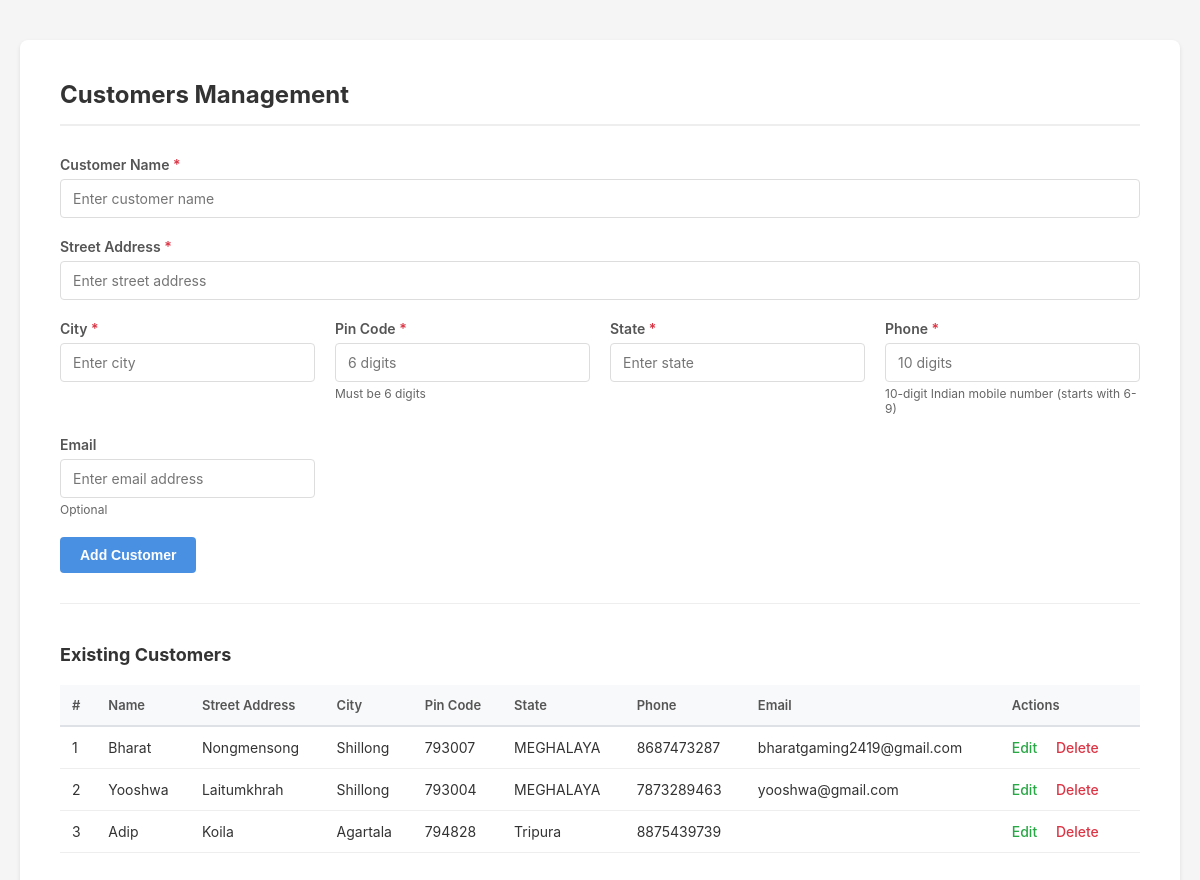
The app's page /customers.php (signed in), older data.
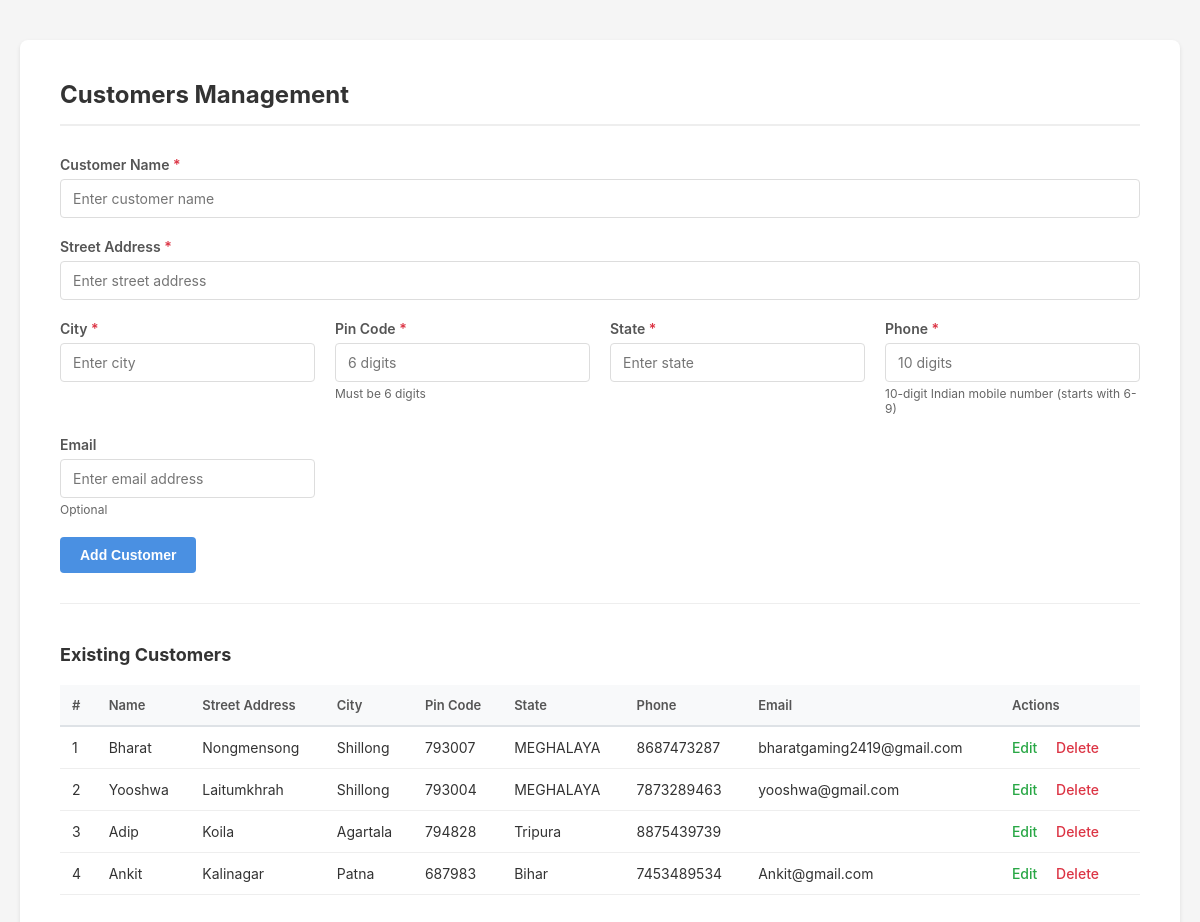
The same page, newer data.
### tables this page shows
CREATE TABLE IF NOT EXISTS `customers` (
  `id` int NOT NULL AUTO_INCREMENT,
  `admin_id` int NOT NULL DEFAULT '1',
  `name` varchar(255) NOT NULL,
  `street_address` varchar(255) DEFAULT NULL,
  `city` varchar(100) DEFAULT NULL,
  `pin_code` varchar(6) DEFAULT NULL,
  `state` varchar(100) DEFAULT NULL,
  `email` varchar(100) DEFAULT NULL,
  `phone` varchar(20) DEFAULT NULL,
  `address` varchar(255) DEFAULT NULL,
  PRIMARY KEY (`id`),
  KEY `idx_customers_admin` (`admin_id`)
);

### customers.php (the view, shortened to what the changed rows need)
<?php
require 'db.php';
$admin_id = $_SESSION['admin_id'];
$stmt = $conn->prepare('SELECT * FROM customers WHERE admin_id = ? ORDER BY id');
$stmt->bind_param('i', $admin_id);
$stmt->execute();
$res = $stmt->get_result();
?>
<!DOCTYPE html>
<html lang="en">
<head>
</head>
<body>
    <div class="container">
        <h2>Customers Management</h2>
        <div class="table-container">
            <table>
                <thead>
                    <tr>
                        <th>#</th>
                        <th>Name</th>
                        <th>Street Address</th>
                        <th>City</th>
                        <th>Pin Code</th>
                        <th>State</th>
                        <th>Phone</th>
                        <th>Email</th>
                        <th>Actions</th>
                    </tr>
                </thead>
                <tbody>
                    <?php if($res && $res->num_rows > 0): ?>
                        <?php $rowNum = 1; ?>
                        <?php while($r = $res->fetch_assoc()): ?>
                        <tr>
                            <td><?= $rowNum++ ?></td>
                            <td><?= htmlspecialchars($r['name']) ?></td>
                            <td><?= htmlspecialchars($r['street_address'] ?? '') ?></td>
                            <td><?= htmlspecialchars($r['city'] ?? '') ?></td>
                            <td><?= htmlspecialchars($r['pin_code'] ?? '') ?></td>
                            <td><?= htmlspecialchars($r['state'] ?? '') ?></td>
                            <td><?= htmlspecialchars($r['phone'] ?? '') ?></td>
                            <td><?= htmlspecialchars($r['email'] ?? '') ?></td>
                            <td>
                                <a href="#"
                                   class="action-link edit"
                                   onclick="openEditModal(<?= $r['id'] ?>, '<?= htmlspecialchars($r['name'], ENT_QUOTES) ?>', '<?= htmlspecialchars($r['street_address'] ?? '', ENT_QUOTES) ?>', '<?= htmlspecialchars($r['city'] ?? '', ENT_QUOTES) ?>', '<?= htmlspecialchars($r['pin_code'] ?? '', ENT_QUOTES) ?>', '<?= htmlspecialchars($r['state'] ?? '', ENT_QUOTES) ?>', '<?= htmlspecialchars($r['phone'] ?? '', ENT_QUOTES) ?>', '<?= htmlspecialchars($r['email'] ?? '', ENT_QUOTES) ?>'); return false;">
                                   Edit
                                </a>
                                <a href="customers.php?delete=<?= $r['id'] ?>"
                                   class="action-link"
                                   onclick="return confirm('Delete this customer?')">
                                   Delete
                                </a>
                            </td>
                        </tr>
                        <?php endwhile; ?>
                    <?php else: ?>
                        <tr>
                            <td colspan="9" class="no-data">No customers found.</td>
                        </tr>
                    <?php endif; ?>
                </tbody>
            </table>
        </div>
    </div>
</body>
</html>

Row changes from the older to the newer data that the page shows:
added customers: name "Ankit", street_address "Kalinagar", city "Patna", pin_code "687983", state "Bihar", phone "7453489534", email "Ankit@gmail.com"
